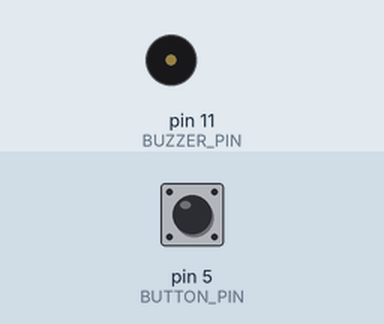
A sketch run on a simulated Arduino Uno, built with avr-gcc and run on an emulated ATmega328P. On the bench: buzzer (waves = sounding, pin HIGH). Inputs (shaded band) come from the test bench; at power-on: pin 5 (BUTTON_PIN) HIGH. What the sketch prints to the serial monitor is not drawn.

Above: at 1.2 s.
1.3 s: pin 5 (BUTTON_PIN) pulled LOW for 0.15 s
At 1.46 s:
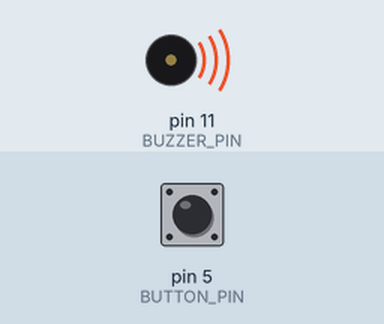
Timing chart, 0 to 4.3 s (numbered marks = the images above; inputs shaded):
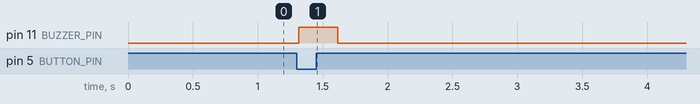

The sketch:

reference.ino
```cpp
// Lift call panel: buzzer acknowledges a press, a status line shows the
// panel is alive. Buzzer on D11, call button on D5 (pull-up).

const int BUZZER_PIN = 11;
const int BUTTON_PIN = 5;
const unsigned long BUZZ_MS = 300;
const unsigned long SETTLE_MS = 15;
const unsigned long BEAT_MS = 500;

int rawLevel = HIGH;
bool held = false;
bool buzzing = false;
unsigned long rawChangedAt = 0;
unsigned long buzzStart = 0;
unsigned long lastBeat = 0;
unsigned int beats = 0;

void acknowledge()
{
    buzzing = true;
    buzzStart = millis();
    digitalWrite(BUZZER_PIN, HIGH);
}

void scanButton()
{
    int level = digitalRead(BUTTON_PIN);
    unsigned long now = millis();
    if (level != rawLevel)
    {
        rawLevel = level;
        rawChangedAt = now;
    }
    if (now - rawChangedAt >= SETTLE_MS)
    {
        bool down = (rawLevel == LOW);
        if (down && !held && !buzzing)
        {
            acknowledge();
        }
        held = down;
    }
}

void heartbeat()
{
    beats++;
    Serial.print("alive ");
    Serial.println(beats);
}

void setup()
{
    pinMode(BUZZER_PIN, OUTPUT);
    pinMode(BUTTON_PIN, INPUT_PULLUP);
    digitalWrite(BUZZER_PIN, LOW);
    Serial.begin(9600);
    rawChangedAt = millis();
    lastBeat = millis();
}

void loop()
{
    scanButton();
    if (buzzing && millis() - buzzStart >= BUZZ_MS)
    {
        buzzing = false;
        digitalWrite(BUZZER_PIN, LOW);
    }
    if (millis() - lastBeat >= BEAT_MS)
    {
        lastBeat = millis();
        heartbeat();
    }
}
```

Measured:
- after the input at 1.3 s, pin 11 (BUZZER_PIN): LOW → HIGH at once, → LOW 0.30 s later
